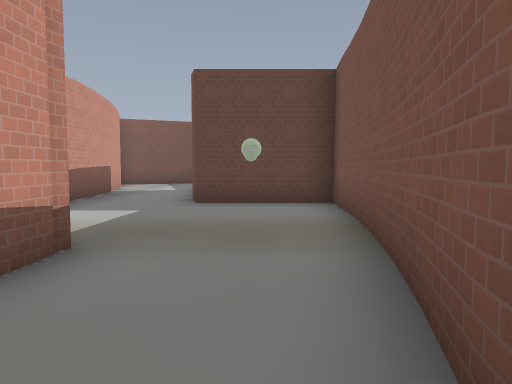
view 1 (above)

24 first-person views from a walk through a Godot game level. The camera is 1.5 m above the floor, tilts 4° down and sees 70° across. The floor is counted in squares, 2 m on a side. Each view is taken from the middle of a square. On the plan, view 1 faces up. The plan holds only what a view shows up to about 11 squares ahead; the rest is blank. The place goes on beyond the plan. Characters and animated objects are not drawn. Some surface patterns are stand-ins.

view 2
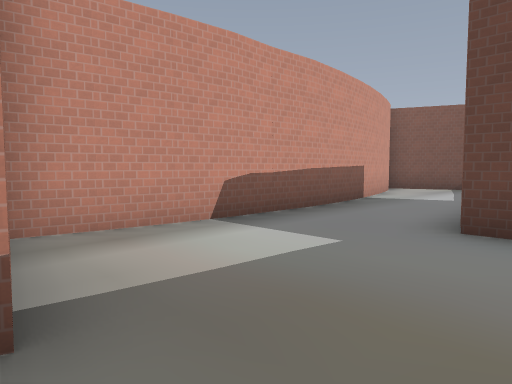

view 3
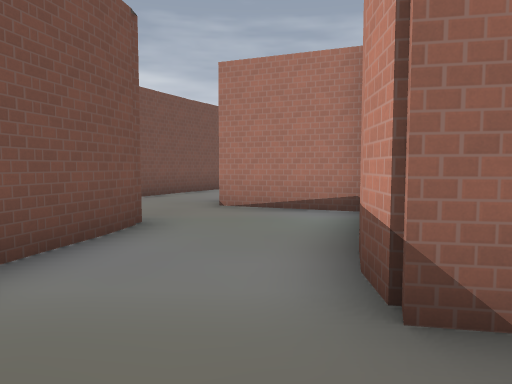

view 4
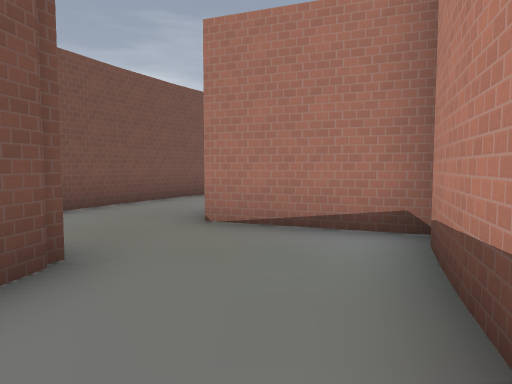

view 5
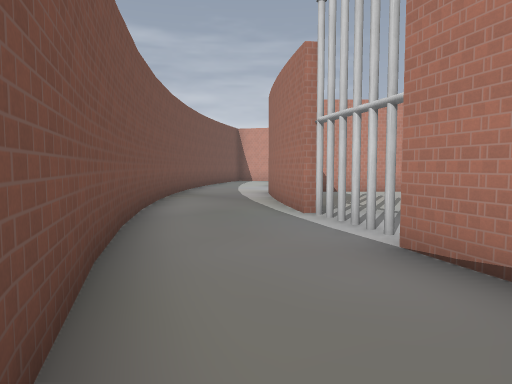

view 6
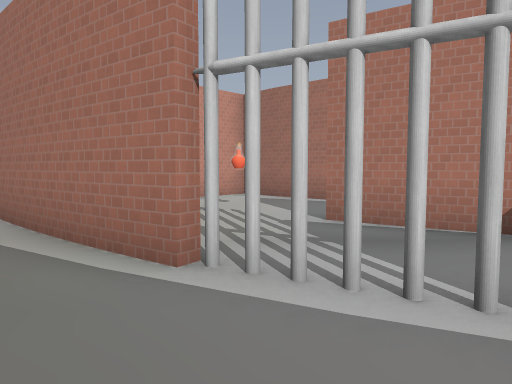

view 7
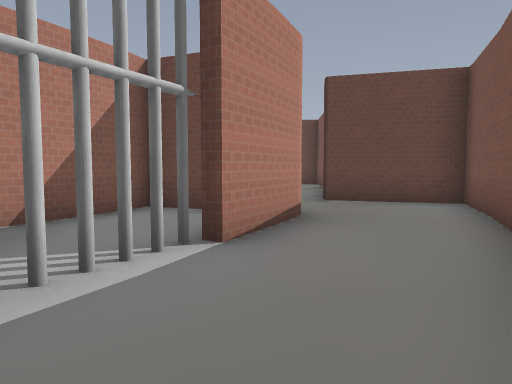

view 8
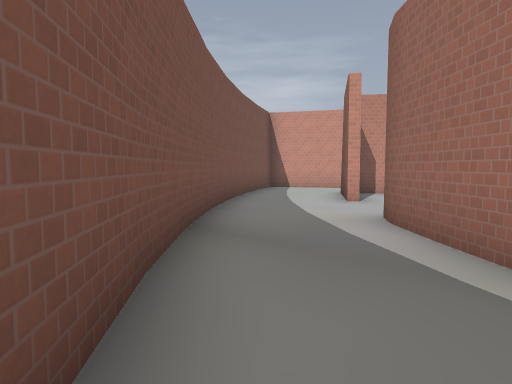

view 9
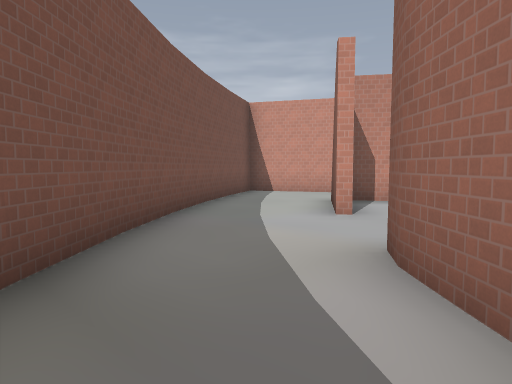

view 10
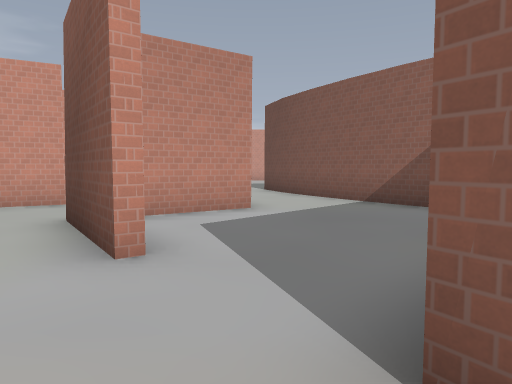

view 11
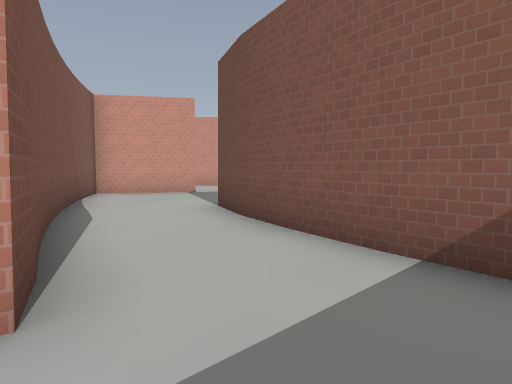

view 12
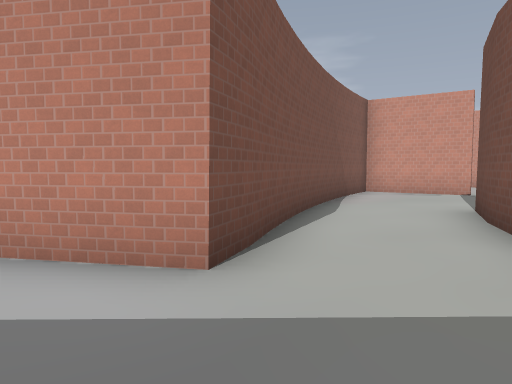

view 13
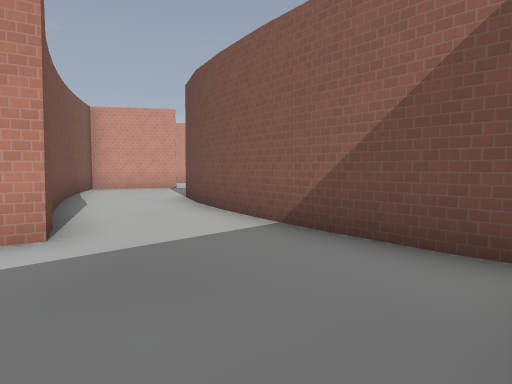

view 14
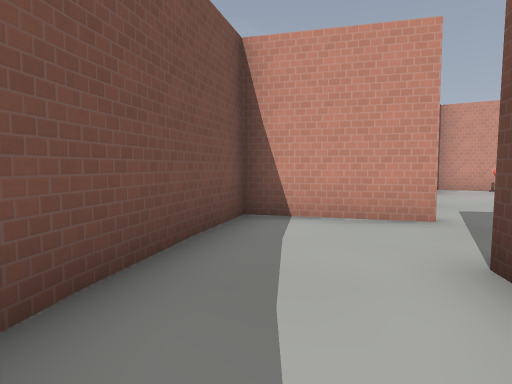

view 15
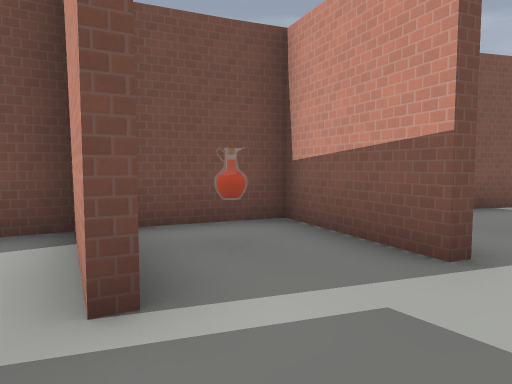

view 16
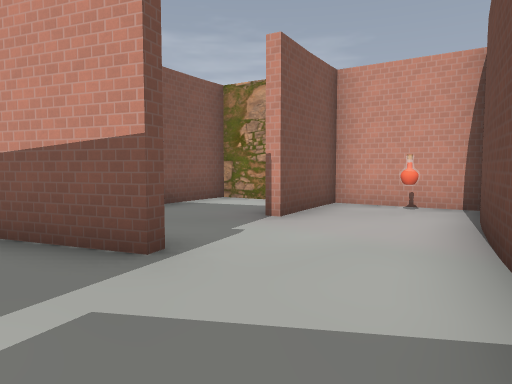

view 17
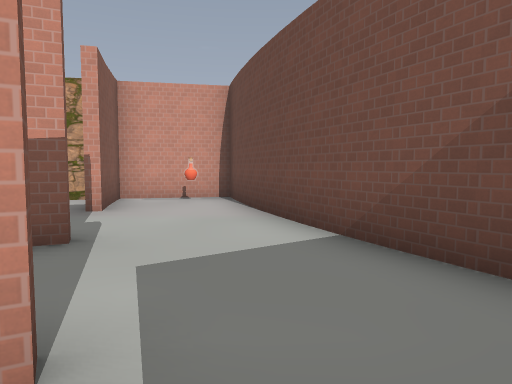

view 18
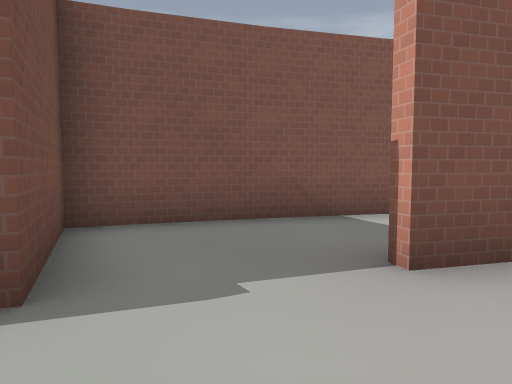

view 19
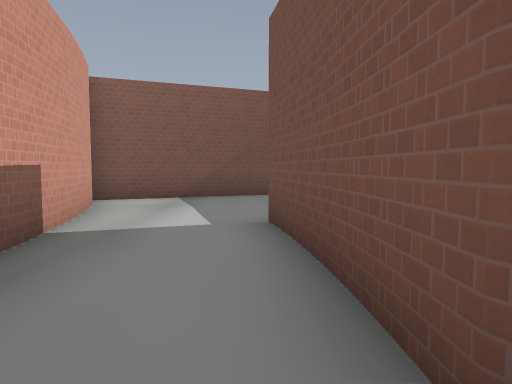

view 20
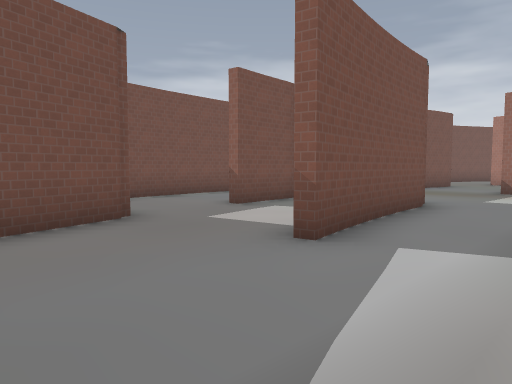

view 21
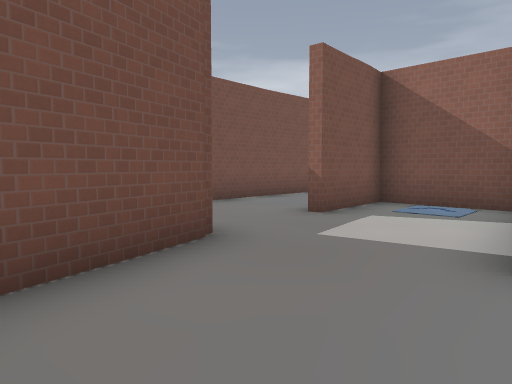

view 22
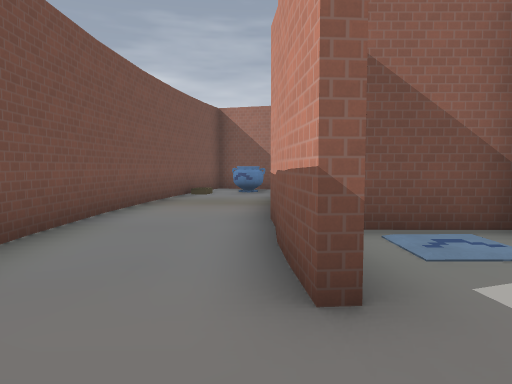

view 23
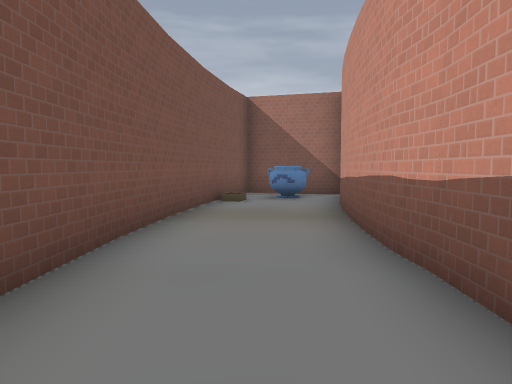

view 24
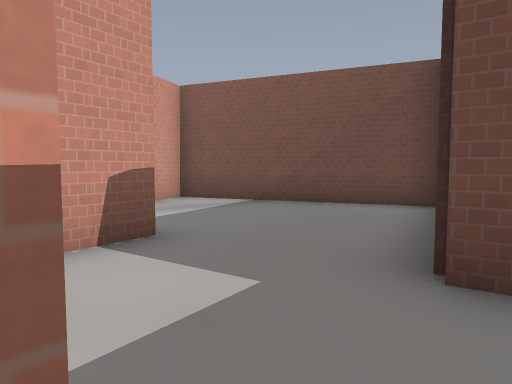

### Floor plan
Ten units are one square. View 1 is at (0, 0); x grows to the right and y downward. Boxes are objects, and circles mark ways between rooms. Rooms are numbered by the first view taken in them; rooms with no view inside come last. Other rooms are left out.
<svg viewBox="-206 -177 256 382">
<path fill="none" stroke="#000" d="M-19 16 -30 12M-30 10 -3 20M-32 19 -51 51M-2 23 -13 44M6 -10 13 -35M-17 -25 -26 4M25 27 32 7 5 -1 7 -11M11 -34 15 -60M0 76 26 26M-41 -58 -44 -38 -17 -33 -17 -24M-83 45 -93 56M15 -59 16 -75 -13 -75M-14 -79 -14 -102M-102 63 -70 93M-39 -86 -42 -56M-42 -96 -39 -66M-79 121 -101 137M-56 101 -62 105M-62 143 -34 116M-34 118 1 74M-110 74 -144 97M-131 118 -116 111 -102 132M-94 164 -62 142M-122 147 -109 172 -93 162M-92 54 -111 74M-33 76 -57 102M-26 65 -34 76M-133 123 -142 127M-185 143 -200 147M-157 134 -186 144M-192 187 -189 200 -144 188M-201 142 -195 172 -170 166M-145 187 -137 184 -148 159M-142 127 -157 135M-15 -102 -18 -120M17 -101 20 -68M-16 -121 -14 -110M16 -126 11 -125 5 -147M18 -84 18 -75M17 -68 17 -42M44 -97 43 -110M-46 -125 -41 -95M-4 -172 -57 -150 -52 -143 -47 -124M16 -43 13 -22M44 -43 45 -99M8 -3 33 4 38 -8M37 -8 43 -44M-145 158 -134 183 -115 175M-11 -77 16 -77 14 -101"/>
<rect x="-75" y="55" width="10" height="10" fill="#bbb"><title>potion</title></rect>
<rect x="-35" y="45" width="20" height="20" fill="#bbb"><title>gate</title></rect>
<rect x="-195" y="145" width="10" height="10" fill="#bbb"><title>potion</title></rect>
<rect x="15" y="-15" width="10" height="10" fill="#bbb"><title>pot</title></rect>
<rect x="25" y="-25" width="10" height="10" fill="#bbb"><title>lever</title></rect>
<rect x="-135" y="155" width="10" height="10" fill="#bbb"><title>potion</title></rect>
<circle cx="-15" cy="70" r="3" fill="#2a7"/>
<circle cx="-30" cy="-90" r="3" fill="#2a7"/>
<circle cx="-120" cy="140" r="3" fill="#2a7"/>
<circle cx="-130" cy="150" r="3" fill="#2a7"/>
<circle cx="-140" cy="145" r="3" fill="#2a7"/>
<circle cx="0" cy="-110" r="3" fill="#2a7"/>
<text x="-20" y="10">1</text>
<text x="-80" y="110">2</text>
<text x="-130" y="130">3</text>
<text x="-170" y="160">4</text>
<text x="0" y="-110">5</text>
<text x="-130" y="160">6</text>
<text x="0" y="-90">7</text>
</svg>
Room 1 opens to room 2. Room 1 opens to room 5. Room 2 opens to room 3. Room 3 opens to room 6. Room 4 opens to room 6. Room 5 opens to room 7.

Where each view was taken, in squares from view 1:
view 1: 0 up, 0 right, facing up
view 2: 3 up, 0 right, facing up-left
view 3: 5 up, 1 left, facing down
view 4: 3 up, 1 left, facing down
view 5: 3 down, 2 right, facing down-left
view 6: 6 down, 0 right, facing left
view 7: 8 down, 1 left, facing up
view 8: 8 down, 1 left, facing down-left
view 9: 9 down, 3 left, facing down-left
view 10: 11 down, 5 left, facing left
view 11: 10 down, 10 left, facing left
view 12: 9 down, 10 left, facing down-left
view 13: 9 down, 8 left, facing left
view 14: 13 down, 7 left, facing down-left
view 15: 13 down, 13 left, facing down
view 16: 13 down, 13 left, facing down-left
view 17: 14 down, 11 left, facing left
view 18: 14 down, 16 left, facing down
view 19: 7 up, 2 left, facing up
view 20: 15 up, 4 left, facing down-right
view 21: 15 up, 2 left, facing down-right
view 22: 12 up, 2 right, facing down
view 23: 10 up, 3 right, facing down
view 24: 10 up, 2 right, facing up-left
